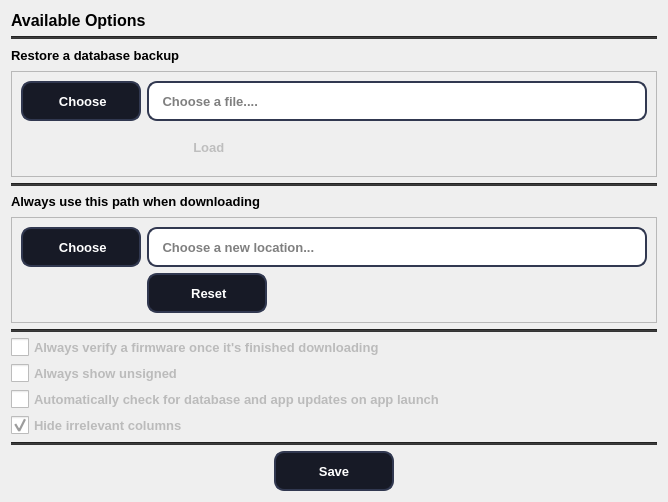
<?xml version="1.0" encoding="UTF-8"?>
<ui version="4.0">
 <class>Form</class>
 <widget class="QWidget" name="Form">
  <property name="geometry">
   <rect>
    <x>0</x>
    <y>0</y>
    <width>664</width>
    <height>502</height>
   </rect>
  </property>
  <property name="font">
   <font>
    <pointsize>10</pointsize>
   </font>
  </property>
  <property name="windowTitle">
   <string>Options</string>
  </property>
  <property name="windowIcon">
   <iconset>
    <normaloff>icons/Gear.png</normaloff>icons/Gear.png</iconset>
  </property>
  <property name="styleSheet">
   <string notr="true">background-color: #0E0F14;
color:#fff;

QToolTip { color: #fff; background-color: #000; border: none; }</string>
  </property>
  <layout class="QGridLayout" name="gridLayout_2">
   <item row="1" column="0">
    <widget class="Line" name="line_5">
     <property name="minimumSize">
      <size>
       <width>0</width>
       <height>2</height>
      </size>
     </property>
     <property name="font">
      <font>
       <weight>75</weight>
       <bold>true</bold>
      </font>
     </property>
     <property name="styleSheet">
      <string notr="true">background-color: rgb(52, 52, 52);</string>
     </property>
     <property name="orientation">
      <enum>Qt::Horizontal</enum>
     </property>
    </widget>
   </item>
   <item row="5" column="0">
    <widget class="Line" name="line_2">
     <property name="minimumSize">
      <size>
       <width>0</width>
       <height>2</height>
      </size>
     </property>
     <property name="font">
      <font>
       <weight>75</weight>
       <bold>true</bold>
      </font>
     </property>
     <property name="styleSheet">
      <string notr="true">background-color: rgb(52, 52, 52);</string>
     </property>
     <property name="orientation">
      <enum>Qt::Horizontal</enum>
     </property>
    </widget>
   </item>
   <item row="0" column="0">
    <widget class="QLabel" name="label">
     <property name="font">
      <font>
       <pointsize>12</pointsize>
       <weight>75</weight>
       <bold>true</bold>
      </font>
     </property>
     <property name="text">
      <string>Available Options</string>
     </property>
    </widget>
   </item>
   <item row="8" column="0">
    <widget class="Line" name="line_3">
     <property name="minimumSize">
      <size>
       <width>0</width>
       <height>2</height>
      </size>
     </property>
     <property name="font">
      <font>
       <weight>75</weight>
       <bold>true</bold>
      </font>
     </property>
     <property name="styleSheet">
      <string notr="true">background-color: rgb(52, 52, 52);</string>
     </property>
     <property name="orientation">
      <enum>Qt::Horizontal</enum>
     </property>
    </widget>
   </item>
   <item row="14" column="0" alignment="Qt::AlignHCenter|Qt::AlignVCenter">
    <widget class="QPushButton" name="save_config">
     <property name="enabled">
      <bool>true</bool>
     </property>
     <property name="minimumSize">
      <size>
       <width>120</width>
       <height>40</height>
      </size>
     </property>
     <property name="maximumSize">
      <size>
       <width>100</width>
       <height>40</height>
      </size>
     </property>
     <property name="font">
      <font>
       <pointsize>10</pointsize>
       <weight>75</weight>
       <bold>true</bold>
      </font>
     </property>
     <property name="cursor">
      <cursorShape>PointingHandCursor</cursorShape>
     </property>
     <property name="styleSheet">
      <string notr="true">QPushButton {
        background-color: #171A26;
        border: none;
        color: #fff;
 		border: 2px solid #313850;
    	border-radius: 10px;
    }

 QPushButton:hover {
	background-color: #1E2230;
}

QToolTip { 
	color: #fff; background-color: #000; border: none; 

}</string>
     </property>
     <property name="text">
      <string>Save</string>
     </property>
     <property name="icon">
      <iconset>
       <normaloff>icons/checkmark.png</normaloff>icons/checkmark.png</iconset>
     </property>
     <property name="shortcut">
      <string>Ctrl+S</string>
     </property>
    </widget>
   </item>
   <item row="13" column="0">
    <widget class="Line" name="line_4">
     <property name="minimumSize">
      <size>
       <width>0</width>
       <height>2</height>
      </size>
     </property>
     <property name="font">
      <font>
       <weight>75</weight>
       <bold>true</bold>
      </font>
     </property>
     <property name="styleSheet">
      <string notr="true">background-color: rgb(52, 52, 52);</string>
     </property>
     <property name="orientation">
      <enum>Qt::Horizontal</enum>
     </property>
    </widget>
   </item>
   <item row="6" column="0">
    <widget class="QLabel" name="header_2">
     <property name="font">
      <font>
       <pointsize>10</pointsize>
       <weight>75</weight>
       <bold>true</bold>
      </font>
     </property>
     <property name="text">
      <string>Always use this path when downloading</string>
     </property>
    </widget>
   </item>
   <item row="7" column="0">
    <widget class="QFrame" name="main_frame_2">
     <property name="font">
      <font>
       <weight>75</weight>
       <bold>true</bold>
      </font>
     </property>
     <property name="frameShape">
      <enum>QFrame::StyledPanel</enum>
     </property>
     <property name="frameShadow">
      <enum>QFrame::Raised</enum>
     </property>
     <layout class="QGridLayout" name="gridLayout_3">
      <item row="0" column="0">
       <widget class="QPushButton" name="change_dir">
        <property name="minimumSize">
         <size>
          <width>120</width>
          <height>40</height>
         </size>
        </property>
        <property name="maximumSize">
         <size>
          <width>100</width>
          <height>16777215</height>
         </size>
        </property>
        <property name="font">
         <font>
          <pointsize>10</pointsize>
          <weight>75</weight>
          <bold>true</bold>
         </font>
        </property>
        <property name="cursor">
         <cursorShape>PointingHandCursor</cursorShape>
        </property>
        <property name="styleSheet">
         <string notr="true">QPushButton {
        background-color: #171A26;
        border: none;
        color: #fff;
 		border: 2px solid #313850;
    	border-radius: 10px;
    }

 QPushButton:hover {
	background-color: #1E2230;
}

QToolTip { 
	color: #fff; background-color: #000; border: none; 

}</string>
        </property>
        <property name="text">
         <string> Choose</string>
        </property>
        <property name="icon">
         <iconset>
          <normaloff>icons/folder.png</normaloff>icons/folder.png</iconset>
        </property>
       </widget>
      </item>
      <item row="0" column="1">
       <widget class="QLineEdit" name="change_dir_line">
        <property name="minimumSize">
         <size>
          <width>500</width>
          <height>40</height>
         </size>
        </property>
        <property name="maximumSize">
         <size>
          <width>400</width>
          <height>16777215</height>
         </size>
        </property>
        <property name="font">
         <font>
          <pointsize>10</pointsize>
          <weight>75</weight>
          <bold>true</bold>
         </font>
        </property>
        <property name="contextMenuPolicy">
         <enum>Qt::NoContextMenu</enum>
        </property>
        <property name="styleSheet">
         <string notr="true">QToolTip { 
	color: #fff; background-color: #000; border: none; 

}

QLineEdit {
    border: 2px solid #313850;
    border-radius: 10px;
    padding: 0 8px;
    selection-background-color: darkgray;
}

QToolTip { 
	color: #fff; background-color: #000; border: none; 

}</string>
        </property>
        <property name="frame">
         <bool>true</bool>
        </property>
        <property name="readOnly">
         <bool>true</bool>
        </property>
        <property name="placeholderText">
         <string> Choose a new location...</string>
        </property>
       </widget>
      </item>
      <item row="1" column="1">
       <widget class="QPushButton" name="reset">
        <property name="enabled">
         <bool>true</bool>
        </property>
        <property name="minimumSize">
         <size>
          <width>120</width>
          <height>40</height>
         </size>
        </property>
        <property name="maximumSize">
         <size>
          <width>100</width>
          <height>40</height>
         </size>
        </property>
        <property name="font">
         <font>
          <pointsize>10</pointsize>
          <weight>75</weight>
          <bold>true</bold>
         </font>
        </property>
        <property name="cursor">
         <cursorShape>PointingHandCursor</cursorShape>
        </property>
        <property name="styleSheet">
         <string notr="true">QPushButton {
        background-color: #171A26;
        border: none;
        color: #fff;
 		border: 2px solid #313850;
    	border-radius: 10px;
    }

 QPushButton:hover {
	background-color: #1E2230;
}

QToolTip { 
	color: #fff; background-color: #000; border: none; 

}</string>
        </property>
        <property name="text">
         <string> Reset</string>
        </property>
        <property name="icon">
         <iconset>
          <normaloff>icons/Delete.png</normaloff>icons/Delete.png</iconset>
        </property>
        <property name="autoDefault">
         <bool>false</bool>
        </property>
        <property name="default">
         <bool>true</bool>
        </property>
        <property name="flat">
         <bool>true</bool>
        </property>
       </widget>
      </item>
     </layout>
    </widget>
   </item>
   <item row="9" column="0">
    <widget class="QCheckBox" name="always_hash">
     <property name="font">
      <font>
       <pointsize>10</pointsize>
       <weight>75</weight>
       <bold>true</bold>
      </font>
     </property>
     <property name="styleSheet">
      <string notr="true">QToolTip { 
	color: #fff; background-color: #000; border: none; 
}


QCheckBox
{
    spacing: 5px;
    outline: none;
    color: #bbb;
    margin-bottom: 2px;
}

QCheckBox:disabled
{
    color: #777777;
}

QCheckBox::indicator
{
    width: 18px;
    height: 18px;
}

QGroupBox::indicator
{
    margin-left: 2px;
}

QCheckBox::indicator:unchecked,
QCheckBox::indicator:unchecked:hover
{
    image: url(:/dark_blue/img/checkbox_unchecked.png);
}

QCheckBox::indicator:unchecked:focus,
QCheckBox::indicator:unchecked:pressed
{
  border: none;
    image: url(:/dark_blue/img/checkbox_unchecked_focus.png);
}

QCheckBox::indicator:checked,
QCheckBox::indicator:checked:hover
{
    image: url(:/dark_blue/img/checkbox_checked.png);
}

QCheckBox::indicator:checked:focus,
QCheckBox::indicator:checked:pressed
{
  border: none;
    image: url(:/dark_blue/img/checkbox_checked_focus.png);
}

QCheckBox::indicator:indeterminate,
QCheckBox::indicator:indeterminate:hover,
QCheckBox::indicator:indeterminate:pressed
{
    image: url(:/dark_blue/img/checkbox_indeterminate.png);
}

QCheckBox::indicator:indeterminate:focus
{
    image: url(:/dark_blue/img/checkbox_indeterminate_focus.png);
}

QCheckBox::indicator:checked:disabled
{
    image: url(:/dark_blue/img/checkbox_checked_disabled.png);
}

QCheckBox::indicator:unchecked:disabled
{
    image: url(:/dark_blue/img/checkbox_unchecked_disabled.png);
}</string>
     </property>
     <property name="text">
      <string>Always verify a firmware once it's finished downloading</string>
     </property>
    </widget>
   </item>
   <item row="11" column="0">
    <widget class="QCheckBox" name="auto_check_update">
     <property name="font">
      <font>
       <pointsize>10</pointsize>
       <weight>75</weight>
       <bold>true</bold>
      </font>
     </property>
     <property name="styleSheet">
      <string notr="true">QToolTip { 
	color: #fff; background-color: #000; border: none; 
}


QCheckBox
{
    spacing: 5px;
    outline: none;
    color: #bbb;
    margin-bottom: 2px;
}

QCheckBox:disabled
{
    color: #777777;
}

QCheckBox::indicator
{
    width: 18px;
    height: 18px;
}

QGroupBox::indicator
{
    margin-left: 2px;
}

QCheckBox::indicator:unchecked,
QCheckBox::indicator:unchecked:hover
{
    image: url(:/dark_blue/img/checkbox_unchecked.png);
}

QCheckBox::indicator:unchecked:focus,
QCheckBox::indicator:unchecked:pressed
{
  border: none;
    image: url(:/dark_blue/img/checkbox_unchecked_focus.png);
}

QCheckBox::indicator:checked,
QCheckBox::indicator:checked:hover
{
    image: url(:/dark_blue/img/checkbox_checked.png);
}

QCheckBox::indicator:checked:focus,
QCheckBox::indicator:checked:pressed
{
  border: none;
    image: url(:/dark_blue/img/checkbox_checked_focus.png);
}

QCheckBox::indicator:indeterminate,
QCheckBox::indicator:indeterminate:hover,
QCheckBox::indicator:indeterminate:pressed
{
    image: url(:/dark_blue/img/checkbox_indeterminate.png);
}

QCheckBox::indicator:indeterminate:focus
{
    image: url(:/dark_blue/img/checkbox_indeterminate_focus.png);
}

QCheckBox::indicator:checked:disabled
{
    image: url(:/dark_blue/img/checkbox_checked_disabled.png);
}

QCheckBox::indicator:unchecked:disabled
{
    image: url(:/dark_blue/img/checkbox_unchecked_disabled.png);
}</string>
     </property>
     <property name="text">
      <string>Automatically check for database and app updates on app launch</string>
     </property>
    </widget>
   </item>
   <item row="2" column="0">
    <widget class="QLabel" name="header">
     <property name="font">
      <font>
       <pointsize>10</pointsize>
       <weight>75</weight>
       <bold>true</bold>
      </font>
     </property>
     <property name="text">
      <string>Restore a database backup</string>
     </property>
    </widget>
   </item>
   <item row="3" column="0">
    <widget class="QFrame" name="main_frame">
     <property name="font">
      <font>
       <weight>75</weight>
       <bold>true</bold>
      </font>
     </property>
     <property name="frameShape">
      <enum>QFrame::StyledPanel</enum>
     </property>
     <property name="frameShadow">
      <enum>QFrame::Raised</enum>
     </property>
     <layout class="QGridLayout" name="gridLayout">
      <item row="0" column="0">
       <widget class="QPushButton" name="edit_btn">
        <property name="minimumSize">
         <size>
          <width>120</width>
          <height>40</height>
         </size>
        </property>
        <property name="maximumSize">
         <size>
          <width>100</width>
          <height>16777215</height>
         </size>
        </property>
        <property name="font">
         <font>
          <pointsize>10</pointsize>
          <weight>75</weight>
          <bold>true</bold>
         </font>
        </property>
        <property name="cursor">
         <cursorShape>PointingHandCursor</cursorShape>
        </property>
        <property name="styleSheet">
         <string notr="true">QPushButton {
        background-color: #171A26;
        border: none;
        color: #fff;
 		border: 2px solid #313850;
    	border-radius: 10px;
    }

 QPushButton:hover {
	background-color: #1E2230;
}

QToolTip { 
	color: #fff; background-color: #000; border: none; 

}</string>
        </property>
        <property name="text">
         <string> Choose</string>
        </property>
        <property name="icon">
         <iconset>
          <normaloff>icons/file.png</normaloff>icons/file.png</iconset>
        </property>
       </widget>
      </item>
      <item row="0" column="1">
       <widget class="QLineEdit" name="edit_line">
        <property name="minimumSize">
         <size>
          <width>500</width>
          <height>40</height>
         </size>
        </property>
        <property name="maximumSize">
         <size>
          <width>400</width>
          <height>16777215</height>
         </size>
        </property>
        <property name="font">
         <font>
          <pointsize>10</pointsize>
          <weight>75</weight>
          <bold>true</bold>
         </font>
        </property>
        <property name="contextMenuPolicy">
         <enum>Qt::NoContextMenu</enum>
        </property>
        <property name="styleSheet">
         <string notr="true">QToolTip { 
	color: #fff; background-color: #000; border: none; 

}

QLineEdit {
    border: 2px solid #313850;
    border-radius: 10px;
    padding: 0 8px;
    selection-background-color: darkgray;
}

QToolTip { 
	color: #fff; background-color: #000; border: none; 

}</string>
        </property>
        <property name="frame">
         <bool>true</bool>
        </property>
        <property name="readOnly">
         <bool>true</bool>
        </property>
        <property name="placeholderText">
         <string> Choose a file....</string>
        </property>
        <property name="clearButtonEnabled">
         <bool>false</bool>
        </property>
       </widget>
      </item>
      <item row="1" column="1">
       <widget class="QPushButton" name="ok">
        <property name="enabled">
         <bool>false</bool>
        </property>
        <property name="minimumSize">
         <size>
          <width>120</width>
          <height>40</height>
         </size>
        </property>
        <property name="maximumSize">
         <size>
          <width>100</width>
          <height>40</height>
         </size>
        </property>
        <property name="font">
         <font>
          <pointsize>10</pointsize>
          <weight>75</weight>
          <bold>true</bold>
         </font>
        </property>
        <property name="cursor">
         <cursorShape>PointingHandCursor</cursorShape>
        </property>
        <property name="styleSheet">
         <string notr="true">QPushButton {
        background-color: #171A26;
        border: none;
        color: #fff;
 		border: 2px solid #313850;
    	border-radius: 10px;
}

QPushButton:disabled {
        border: none;
 		border: 2px solid #313850;
    	border-radius: 10px;
    }

QPushButton:hover {
	background-color: #084D20;
}

QToolTip { 
	color: #fff; background-color: #000; border: none; 

}


       border: none;
 		border: 2px solid #0C632A;
    	border-radius: 10px;
 </string>
        </property>
        <property name="text">
         <string> Load</string>
        </property>
        <property name="icon">
         <iconset>
          <normaloff>icons/loading.png</normaloff>icons/loading.png</iconset>
        </property>
        <property name="autoDefault">
         <bool>false</bool>
        </property>
        <property name="default">
         <bool>true</bool>
        </property>
        <property name="flat">
         <bool>true</bool>
        </property>
       </widget>
      </item>
     </layout>
    </widget>
   </item>
   <item row="10" column="0">
    <widget class="QCheckBox" name="always_unsigned">
     <property name="font">
      <font>
       <pointsize>10</pointsize>
       <weight>75</weight>
       <bold>true</bold>
      </font>
     </property>
     <property name="styleSheet">
      <string notr="true">QToolTip { 
	color: #fff; background-color: #000; border: none; 
}


QCheckBox
{
    spacing: 5px;
    outline: none;
    color: #bbb;
    margin-bottom: 2px;
}

QCheckBox:disabled
{
    color: #777777;
}

QCheckBox::indicator
{
    width: 18px;
    height: 18px;
}

QGroupBox::indicator
{
    margin-left: 2px;
}

QCheckBox::indicator:unchecked,
QCheckBox::indicator:unchecked:hover
{
    image: url(:/dark_blue/img/checkbox_unchecked.png);
}

QCheckBox::indicator:unchecked:focus,
QCheckBox::indicator:unchecked:pressed
{
  border: none;
    image: url(:/dark_blue/img/checkbox_unchecked_focus.png);
}

QCheckBox::indicator:checked,
QCheckBox::indicator:checked:hover
{
    image: url(:/dark_blue/img/checkbox_checked.png);
}

QCheckBox::indicator:checked:focus,
QCheckBox::indicator:checked:pressed
{
  border: none;
    image: url(:/dark_blue/img/checkbox_checked_focus.png);
}

QCheckBox::indicator:indeterminate,
QCheckBox::indicator:indeterminate:hover,
QCheckBox::indicator:indeterminate:pressed
{
    image: url(:/dark_blue/img/checkbox_indeterminate.png);
}

QCheckBox::indicator:indeterminate:focus
{
    image: url(:/dark_blue/img/checkbox_indeterminate_focus.png);
}

QCheckBox::indicator:checked:disabled
{
    image: url(:/dark_blue/img/checkbox_checked_disabled.png);
}

QCheckBox::indicator:unchecked:disabled
{
    image: url(:/dark_blue/img/checkbox_unchecked_disabled.png);
}</string>
     </property>
     <property name="text">
      <string>Always show unsigned</string>
     </property>
    </widget>
   </item>
   <item row="12" column="0">
    <widget class="QCheckBox" name="hide_column">
     <property name="font">
      <font>
       <pointsize>10</pointsize>
       <weight>75</weight>
       <bold>true</bold>
      </font>
     </property>
     <property name="styleSheet">
      <string notr="true">QToolTip { 
	color: #fff; background-color: #000; border: none; 
}


QCheckBox
{
    spacing: 5px;
    outline: none;
    color: #bbb;
    margin-bottom: 2px;
}

QCheckBox:disabled
{
    color: #777777;
}

QCheckBox::indicator
{
    width: 18px;
    height: 18px;
}

QGroupBox::indicator
{
    margin-left: 2px;
}

QCheckBox::indicator:unchecked,
QCheckBox::indicator:unchecked:hover
{
    image: url(:/dark_blue/img/checkbox_unchecked.png);
}

QCheckBox::indicator:unchecked:focus,
QCheckBox::indicator:unchecked:pressed
{
  border: none;
    image: url(:/dark_blue/img/checkbox_unchecked_focus.png);
}

QCheckBox::indicator:checked,
QCheckBox::indicator:checked:hover
{
    image: url(:/dark_blue/img/checkbox_checked.png);
}

QCheckBox::indicator:checked:focus,
QCheckBox::indicator:checked:pressed
{
  border: none;
    image: url(:/dark_blue/img/checkbox_checked_focus.png);
}

QCheckBox::indicator:indeterminate,
QCheckBox::indicator:indeterminate:hover,
QCheckBox::indicator:indeterminate:pressed
{
    image: url(:/dark_blue/img/checkbox_indeterminate.png);
}

QCheckBox::indicator:indeterminate:focus
{
    image: url(:/dark_blue/img/checkbox_indeterminate_focus.png);
}

QCheckBox::indicator:checked:disabled
{
    image: url(:/dark_blue/img/checkbox_checked_disabled.png);
}

QCheckBox::indicator:unchecked:disabled
{
    image: url(:/dark_blue/img/checkbox_unchecked_disabled.png);
}</string>
     </property>
     <property name="text">
      <string>Hide irrelevant columns</string>
     </property>
     <property name="checked">
      <bool>true</bool>
     </property>
    </widget>
   </item>
  </layout>
 </widget>
 <resources>
  <include location="dark_blue/style.qrc"/>
 </resources>
 <connections/>
</ui>
